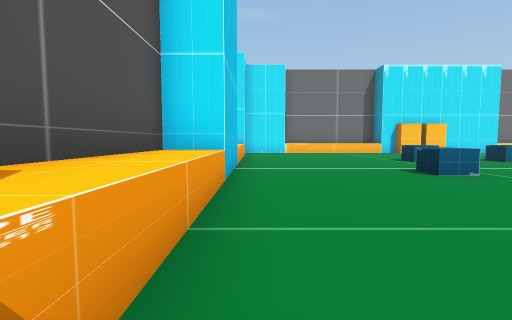
[1] (above)

16 first-person views from a walk through a 3-D level made in the Unity game engine. The camera is 1.3 m above the floor, tilts 4° down and sees 85° across. The floor is counted in squares, 2 m on a side. Each view is taken from the middle of a square. On the plan, view 1 faces up. The plan holds only what a view shows up to about 9 squares ahead; the rest is blank. The player character is not drawn.

[2]
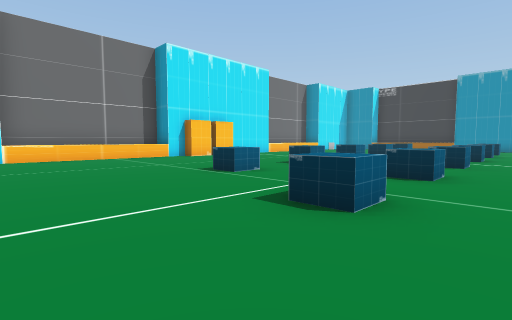

[3]
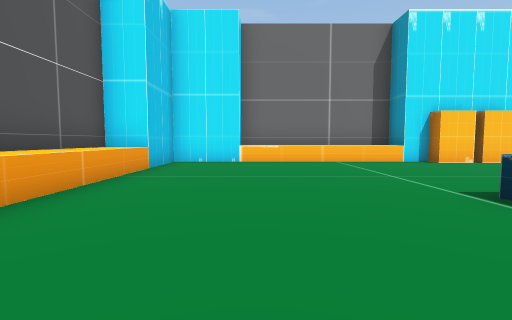

[4]
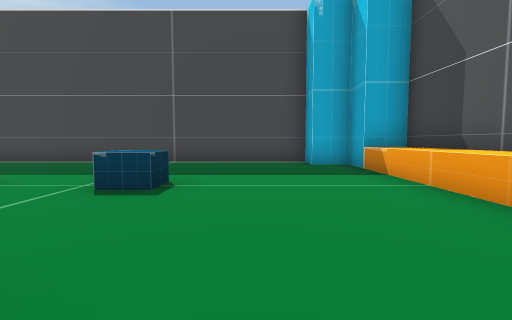

[5]
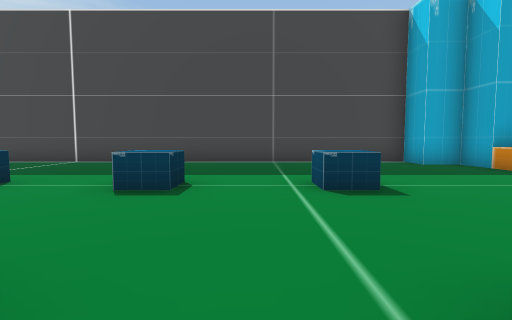

[6]
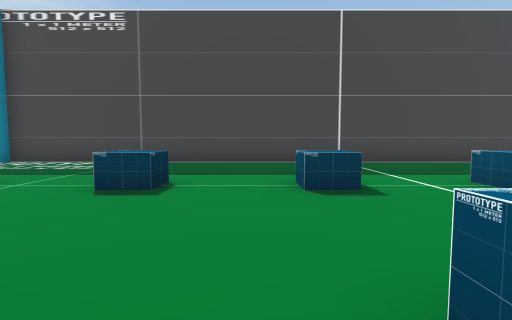

[7]
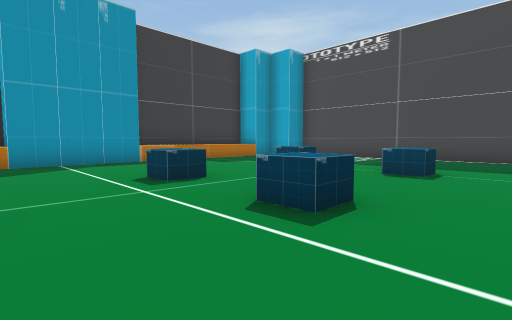

[8]
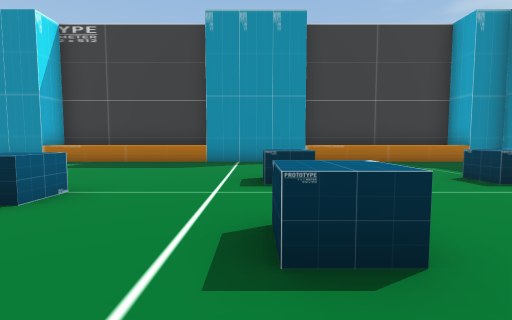

[9]
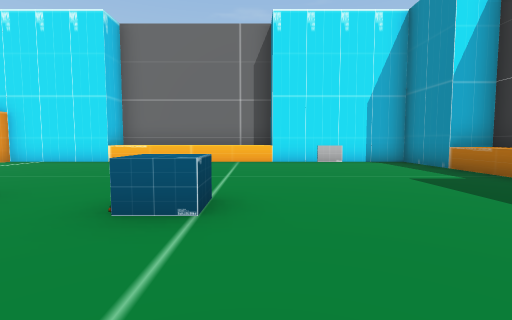

[10]
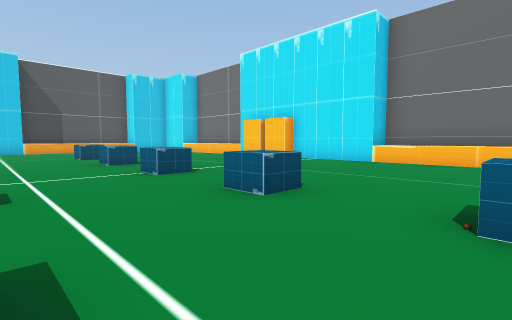

[11]
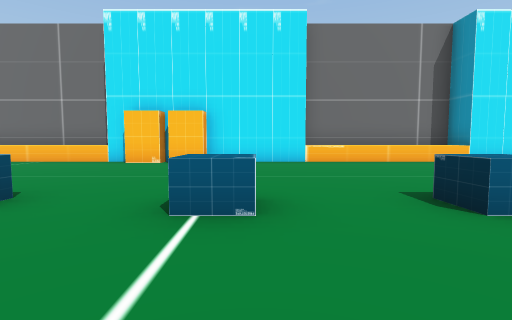

[12]
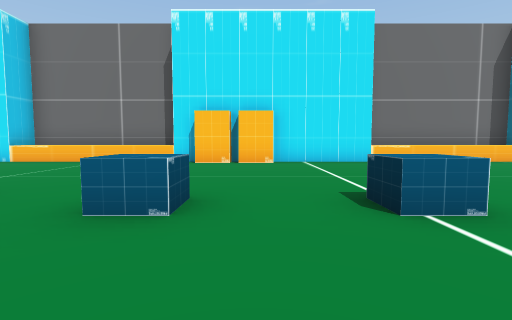

[13]
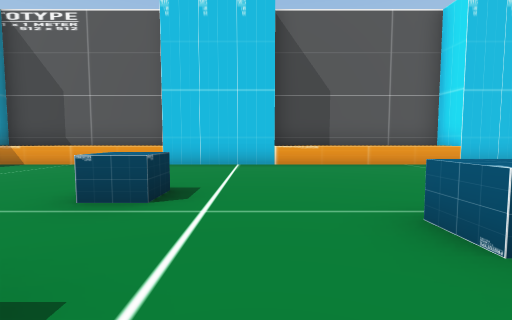

[14]
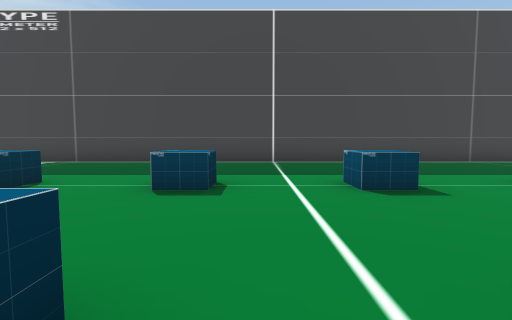

[15]
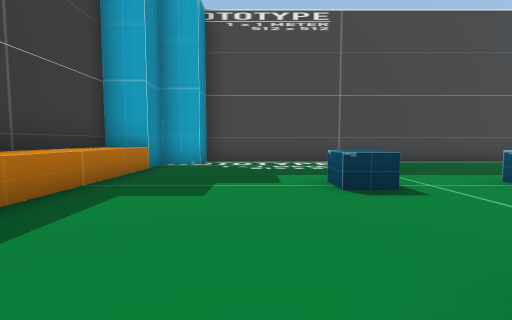

[16]
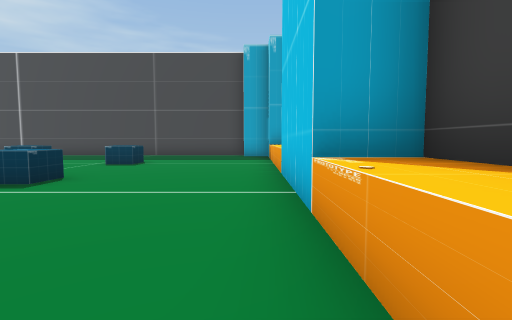

### Floor plan
Points are (right, up) in squares from view 1. A wall is a line through its corners. A room is listed if a view was taken in it or the views show most of it. See-through windows are left out.
Room 1 (views 1, 2, 3, 4, 5, 6, 7, 8, 9, 10, 11, 12, 13, 14, 15, 16)
walls: (-0.5, 4.5) (-1.5, 4.5) (-1.5, -0.5) (-0.5, -0.5); (15.6, 15.5) (12.5, 15.5); (2.4, 15.5) (1.5, 15.5); (-0.4, 12.5) (-1.5, 12.5) (-1.5, 7.5) (-0.5, 7.5) (-0.5, -1.5) (0.5, -1.5) (0.5, -2.5) (20.5, -2.5) (20.5, -1.5) (21.5, -1.5) (21.5, 14.5) (-0.5, 14.5) (-0.5, 9.4); (22.5, 12) (22.5, 12.5); (22.5, -0.5) (22.5, 2.2)
objects: other object (-1, 8) to (-1, 9); other object (4, 2); other object (4, 5); other object (5, 9); other object (6, 2); other object (6, 5); other object (8, 9); other object (8, 14) to (9, 14); other object (9, 2); other object (9, 5); other object (11, 9); other object (12, 2); other object (12, 5); other object (13, 9); other object (15, 2); other object (15, 5); other object (16, 9); other object (17, 2); other object (17, 5)

Positions as (right, up) in squares from view 1, and headings:
1: (0, 0), facing up
2: (1, 4), facing up-right
3: (2, 6), facing up
4: (2, 6), facing down
5: (5, 6), facing down
6: (13, 6), facing down
7: (13, 8), facing down-right
8: (13, 6), facing right
9: (17, 6), facing up
10: (16, 6), facing up-left
11: (11, 6), facing up
12: (9, 6), facing up
13: (7, 7), facing left
14: (11, 6), facing down
15: (19, 6), facing down
16: (0, 10), facing down
